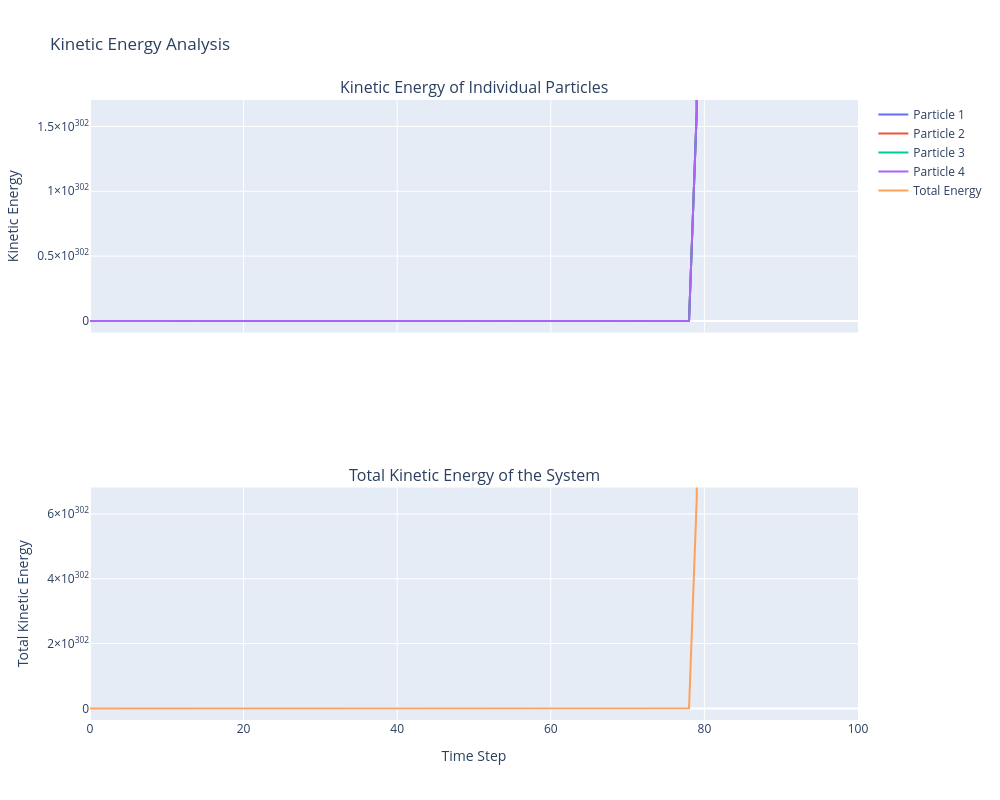

Notebook cell for this chart:
### Code cell
import numpy as np
import plotly.graph_objects as go
from plotly.subplots import make_subplots

kinetic_energies = np.loadtxt("/home/hadis/custom_vector/build/test/N_particle_KineticEnergyMD.dat")

fig = make_subplots(rows=2, cols=1, shared_xaxes=True, 
                    subplot_titles=("Kinetic Energy of Individual Particles", "Total Kinetic Energy of the System"))

for i in range(kinetic_energies.shape[1]):
    fig.add_trace(go.Scatter(x=np.arange(kinetic_energies.shape[0]), y=kinetic_energies[:, i], mode='lines', name=f'Particle {i+1}'), row=1, col=1)

total_kinetic = np.sum(kinetic_energies, axis=1)
fig.add_trace(go.Scatter(x=np.arange(kinetic_energies.shape[0]), y=total_energy, mode='lines', name='Total Energy'), row=2, col=1)

fig.update_layout(height=800, width=1000, title_text="Kinetic Energy Analysis")
fig.update_xaxes(title_text="Time Step", row=2, col=1)
fig.update_yaxes(title_text="Kinetic Energy", row=1, col=1)
fig.update_yaxes(title_text="Total Kinetic Energy", row=2, col=1)

fig.show()
